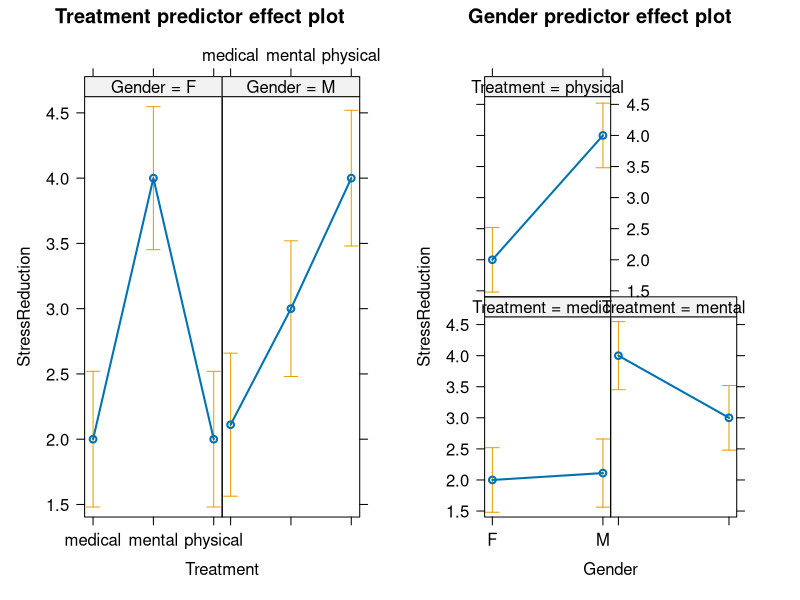
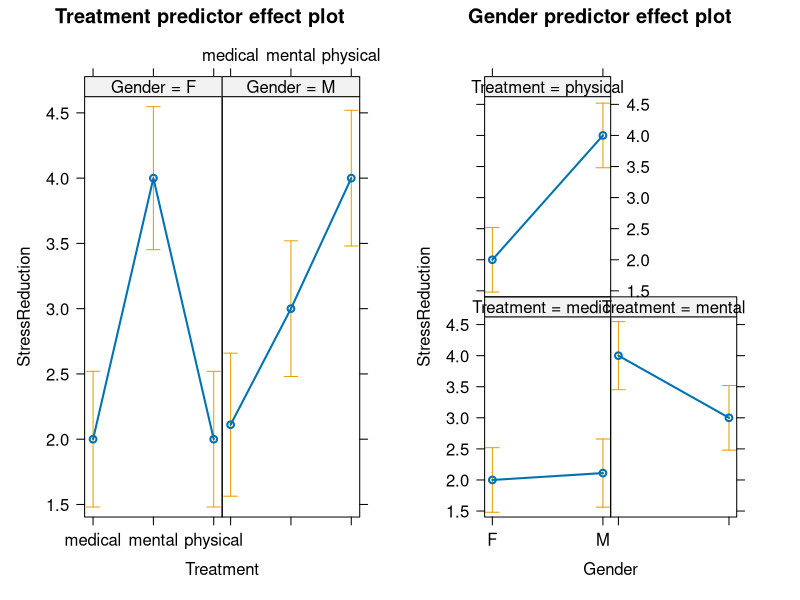
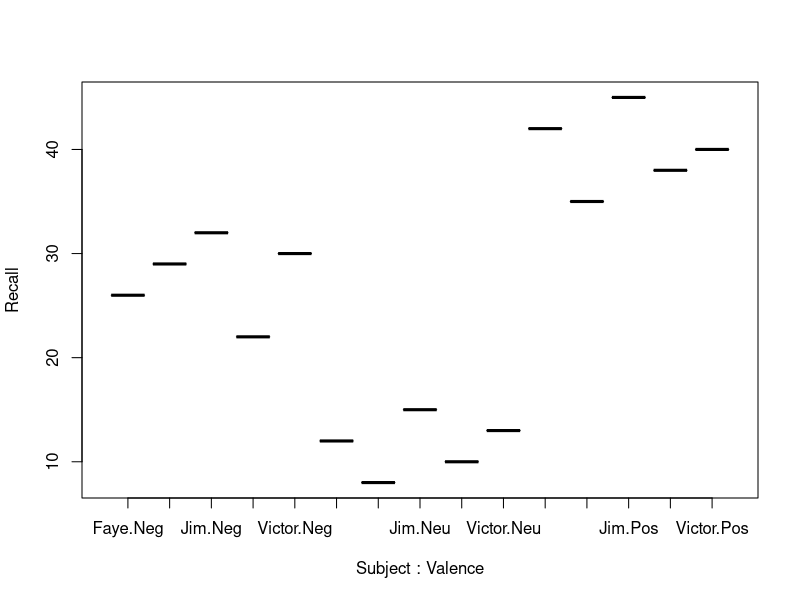

Recreate these plots in R, in order. (Note: this script raises an error after producing the figures.)
# Workshop Part 3.0
# Intro to linear modeling in R
# Jessica & Matthew Turner, March 2019

library(car)
library(lme4)

#install.packages("effects")
library(effects)

duncan=read.table("Data/Duncan.txt", header=TRUE)

# We've worked with lm() a bit now, but let's review--see the modeling
# language overview! Note the full parameterization of lm()

?lm

# lm(formula, data, subset, weights, na.action, method = "qr", model =
# TRUE, x = FALSE, y = FALSE, qr = TRUE, singular.ok = TRUE, contrasts
# = NULL, offset, ...)
# formula and data we've discussed
# subset is probably best to avoid--use subset() to create a new dataset to
# analyze first
# na.action is what to do in case of missing data
# For the options after that, you're on your own.

# consider this

mod.1 = lm(duncan$prestige ~ duncan$type)
mod.2 = lm(prestige ~ type, data = duncan)
mod.3 = aov(prestige ~ type, data = duncan)
mod.4 = aov(prestige ~ type + income, data = duncan)

# do they give different models? does summary() treat them the same?


# use aov() and anova() to get the more usual F table:
anova(mod.2)
anova(mod.3)
anova(mod.1)


# the difference between anova() and Anova()
anova(mod.2)
Anova(mod.2)  # Anova is from the car() package

# anova by default gives the Type I sums of squares
# Anova by default gives Type II and will give Type III if forced
# This is not an issue for balanced data or where interactions are not significant
# but when there are interactions, it's recommended to use Type III

# let's reload the stress-relief data since that had an interaction
stress=read.csv("Data/dataset_anova_missing.csv", header=TRUE)
summary(stress)

# run the defaults
mod.5 = lm(StressReduction ~ Treatment*Gender, data=stress)
Anova(mod.5)

# now try it with Type III SS
mod.6 = lm(StressReduction ~ Treatment*Gender, data=stress,
           contrasts=list(Treatment=contr.sum, Gender=contr.sum))
Anova(mod.6, type="III")

# try a summary() on both models and see what you think!

# useful for plotting output
plot(predictorEffects(mod.6))
plot(predictorEffects(mod.5))

# Within subjects analyses
# these all come from https://personality-project.org/r/r.guide/r.anova.html

# Ex1 -- one way repeated measures:
# load it into a variable
Memtest = read.csv("Data/One-wayWithinSub.csv", header=TRUE)
head(Memtest)
summary(Memtest)

# you can see from the summary there are 5 subjects, 3 levels of
# stimulus valence, and a Recall score 
# this is one factor, all within subjects

mem.mod = aov(Recall ~ Valence + Error(Subject/Valence), data=Memtest)

summary(mem.mod) # what is the output?

boxplot(Recall ~ Subject*Valence, data=Memtest, ylab="Recall")
# handy trick to see factor means
print(model.tables(mem.mod, "means"))

# note that lmer() from the lme4 library can do the same thing

mem.lm = lmer(Recall ~ Valence + (1|Subject), data=Memtest)

summary(mem.lm)  # note the differences here! the model is listed at the top...
Anova(mem.lm)  # this only shows the fixed effects output, and it's type II by default
Anova(mem.lm, type="III", test.statistic="F")


print(model.tables(mem.lm, "means")) # now this doesn't work
plot(Effect("Valence", mem.lm))  # but this does!

# Ex2 --two way repeated measures:
# load it into a variable and take a look at it

CuedRecall=read.csv("Data/Two-wayWithinSub.csv", header=TRUE)
head(CuedRecall)
summary(CuedRecall)

# different ways to look at the data--plot() is fairly smart about it

boxplot(Recall~Task*Valence, data=CuedRecall)

plot(Recall~Task*Valence*Subject, data=CuedRecall)


# Now there are two factors: Cued vs Free (recall), as well as Valence
# let's fit the full model including interactions

mem2.mod = aov(Recall ~ (Task*Valence) + Error(Subject/(Task*Valence)), data=CuedRecall)
summary(mem2.mod) #look at how the output is organized!


# how to set this up with lmer()?

mem2.lm = lmer(Recall ~ Task*Valence + # error is more complex
                 (1|Subject)+(1|Task:Subject)+(1|Valence:Subject),
               data = CuedRecall)
summary(mem2.lm)
Anova(mem2.lm, test.statistic="F") # compare with the summary of mem2.mod

# Mixed model: both within and between subjects factors
Mixed = read.csv("Data/MixedEffects.csv", header=TRUE)

# how many unique subjects does it have?
levels(Mixed$Subject)
length(levels(Mixed$Subject))

# this dataset has 18 subjects, 9 male and 9 female
# Each was assigned one of three possible medication dosages (A-C)
# Each performed free and cued recall with pos/neutral/neg words
summary(Mixed)

# what are the between subject factors and what are the within subject factors?


# let's see what it looks like

plot(Recall~(Task*Valence*Gender*Dosage*Subject), data=Mixed)

# How do we set up the model? Let's say we want it fully crossed--

# the real question is how to set up the error term
mixed.mod = aov(Recall~(Task*Valence*Gender*Dosage)  # all the factors
                + Error(Subject/(Task*Valence))+(Gender*Dosage),
                data=Mixed)
summary(mixed.mod)
print(model.tables(mixed.mod, "means"))

# how to set it up lmer()
mixed.lm=lmer(Recall~(Task*Valence*Gender*Dosage) +
              (1|Subject)+(1|Task:Subject)+(1|Valence:Subject),
            data=Mixed)

Anova(mixed.lm, test.statistic="F") # again, compare with the aov() version

# end of this workshop!
